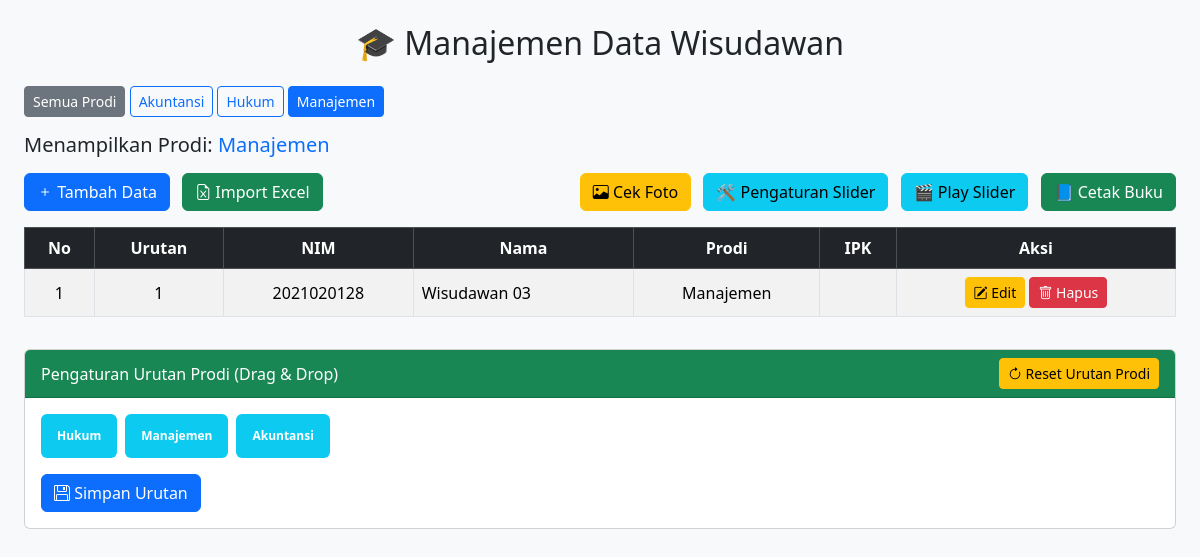
/admin.php?prodi=Manajemen, run on the app's committed database.
### tables this page shows
CREATE TABLE `tbl_wisudawan`  (
  `id` int NOT NULL AUTO_INCREMENT,
  `urutan` int NULL DEFAULT NULL,
  `nirm` varchar(255) NULL DEFAULT NULL,
  `nama` varchar(255) NULL DEFAULT NULL,
  `ortu_laki` varchar(255) NULL DEFAULT NULL,
  `ortu_perempuan` varchar(255) NULL DEFAULT NULL,
  `tmp_tgl_lahir` text NULL,
  `asal_sekolah` varchar(255) NULL DEFAULT NULL,
  `alamat` text NULL,
  `ipk` varchar(255) NULL DEFAULT NULL,
  `judul` text NULL,
  `keterangan` text NULL,
  `prodi` varchar(255) NULL DEFAULT NULL,
  `gelombang` varchar(1) NULL DEFAULT NULL,
  PRIMARY KEY (`id`) USING BTREE,
  INDEX `idx_gelombang_prodi`(`gelombang` ASC, `prodi` ASC) USING BTREE
);

CREATE TABLE `tbl_prodi_urutan`  (
  `id` int NOT NULL AUTO_INCREMENT,
  `nama_prodi` varchar(100) NOT NULL,
  `urutan` int NOT NULL,
  PRIMARY KEY (`id`) USING BTREE
);

### admin.php (the view, shortened to what this page needs)
<?php
require_once __DIR__ . "/connection.php";
$prodiResult = mysqli_query($koneksi, "SELECT DISTINCT prodi FROM tbl_wisudawan ORDER BY prodi ASC");
$selectedProdi = isset($_GET['prodi']) ? $_GET['prodi'] : '';
$limit = 30;
$page = isset($_GET['page']) ? (int)$_GET['page'] : 1;
$offset = ($page - 1) * $limit;
$where = $selectedProdi ? "WHERE prodi='$selectedProdi'" : "";
$result = mysqli_query($koneksi, "SELECT * FROM tbl_wisudawan $where ORDER BY prodi ASC, urutan ASC, nama ASC LIMIT $offset, $limit");
?>
<!DOCTYPE html>
<html lang="id">
<head>
    <link href="https://cdn.jsdelivr.net/npm/bootstrap@5.3.3/dist/css/bootstrap.min.css" rel="stylesheet">
    <link rel="stylesheet" href="https://cdn.jsdelivr.net/npm/bootstrap-icons@1.11.1/font/bootstrap-icons.css">
</head>
<body class="bg-light">
<div class="container-fluid px-4 mt-4">
    <h2 class="mb-4 text-center">🎓 Manajemen Data Wisudawan</h2>
    <div class="mb-3">
        <a href="admin.php" class="btn btn-secondary btn-sm <?= $selectedProdi=='' ? 'active' : '' ?>">Semua Prodi</a>
        <?php while($p = mysqli_fetch_assoc($prodiResult)): ?>
            <a href="?prodi=<?= urlencode($p['prodi']) ?>"
               class="btn btn-outline-primary btn-sm <?= $selectedProdi==$p['prodi'] ? 'active' : '' ?>">
               <?= htmlspecialchars($p['prodi']) ?>
            </a>
        <?php endwhile; ?>
    </div>
    <?php
    $prodiLabel = ($selectedProdi && trim($selectedProdi) !== '') ? htmlspecialchars($selectedProdi) : 'Semua Prodi';
    $link_slider = "index.php" .(($selectedProdi && trim($selectedProdi) !== '') ? "?prodi=" . htmlspecialchars($selectedProdi) : '');
    $link_buku = "buku-js.html" .(($selectedProdi && trim($selectedProdi) !== '') ? "?prodi=" . htmlspecialchars($selectedProdi) : '');
    ?>
    <h5 class="mb-3">Menampilkan Prodi: <span class="text-primary"><?= $prodiLabel ?></span></h5>
    <div class="d-flex justify-content-between align-items-center mb-3">
        <div>
            <button class="btn btn-primary me-2" data-bs-toggle="modal" data-bs-target="#formModal" onclick="clearForm()"><i class="bi bi-plus"></i> Tambah Data</button>
            <button class="btn btn-success" data-bs-toggle="modal" data-bs-target="#modalImport">
                <i class="bi bi-file-earmark-excel"></i> Import Excel
            </button>
        </div>
        <div>
            <button class="btn btn-warning me-2" data-bs-toggle="modal" data-bs-target="#modalFotoCheck"><i class="bi bi-image"></i> Cek Foto</button>
            <a href="logo.php" class="btn btn-info me-2">🛠️ Pengaturan Slider</a>
            <a href="<?= $link_slider ?>" class="btn btn-info me-2" target="_blank">🎬 Play Slider</a>
            <a href="<?= $link_buku ?>" class="btn btn-success" target="_blank">📘 Cetak Buku</a>
        </div>
    </div>
    <div class="table-responsive">
        <table class="table table-bordered table-striped align-middle">
            <thead class="table-dark text-center">
                <tr>
                    <th>No</th>
                    <th>Urutan</th>
                    <th>NIM</th>
                    <th>Nama</th>
                    <th>Prodi</th>
                    <th>IPK</th>
                    <th>Aksi</th>
                </tr>
            </thead>
            <tbody>
            <?php
            $no = $offset + 1;
            if (mysqli_num_rows($result) == 0): ?>
                <tr><td colspan="8" class="text-center text-muted">Tidak ada data</td></tr>
            <?php else:
                while ($row = mysqli_fetch_assoc($result)): ?>
                <tr>
                    <td class=" text-center"><?= $no++ ?></td>
                    <td class=" text-center"><?= htmlspecialchars($row['urutan'] ?? '') ?></td>
                    <td class=" text-center"><?= htmlspecialchars($row['nirm'] ?? '') ?></td>
                    <td><?= htmlspecialchars($row['nama'] ?? '') ?></td>
                    <td class=" text-center"><?= htmlspecialchars($row['prodi'] ?? '') ?></td>
                    <td class=" text-center"><?= htmlspecialchars($row['ipk'] ?? '') ?></td>
                    <td class="text-center">
                        <button class="btn btn-sm btn-warning"
                            data-bs-toggle="modal"
                            data-bs-target="#formModal"
                            onclick='editData(<?= json_encode($row) ?>)'><i class="bi bi-pencil-square"></i> Edit</button>
                        <a href="?delete=<?= $row['id'] ?>&prodi=<?= urlencode($selectedProdi) ?>" class="btn btn-sm btn-danger" onclick="return confirm('Hapus data ini?')"><i class="bi bi-trash"></i> Hapus</a>
                    </td>
                </tr>
            <?php endwhile; endif; ?>
            </tbody>
        </table>
    </div>
    <div class="card mb-5 mt-3">
        <div class="card-header bg-success text-white d-flex flex-row align-items-center justify-content-between">Pengaturan Urutan Prodi (Drag & Drop)
            <div class="d-inline ml-auto float-right">
                <form method="post" style="display:inline;">
                    <button type="submit" name="reset_prodi_urutan" class="btn btn-warning btn-sm">
                        <i class="bi bi-arrow-clockwise"></i> Reset Urutan Prodi
                    </button>
                </form>
            </div>
        </div>
        <div class="card-body">
            <div id="prodi-container" class="d-flex flex-wrap gap-2">
              <?php
              $q = mysqli_query($koneksi, "SELECT * FROM tbl_prodi_urutan ORDER BY urutan ASC");
              while ($r = mysqli_fetch_assoc($q)) {
                  echo "<div class='badge bg-info text-white p-3 rounded draggable-item' data-id='{$r['id']}' style='cursor:grab;'>{$r['nama_prodi']}</div>";
              }
              ?>
          </div>
          <button id="save-order" class="btn btn-primary mt-3"><i class="bi bi-floppy"></i> Simpan Urutan</button>
        </div>
    </div>
</div>
</body>
</html>

### data on the page
tbl_wisudawan: urutan "1", nirm "2021020128", nama "Wisudawan 03", prodi "Manajemen"
tbl_prodi_urutan: nama_prodi "Hukum"
tbl_prodi_urutan: nama_prodi "Manajemen"
tbl_prodi_urutan: nama_prodi "Akuntansi"

### other printed values
$p['prodi'] "Akuntansi"
$p['prodi'] "Hukum"
$p['prodi'] "Manajemen"
$prodiLabel "Manajemen"
